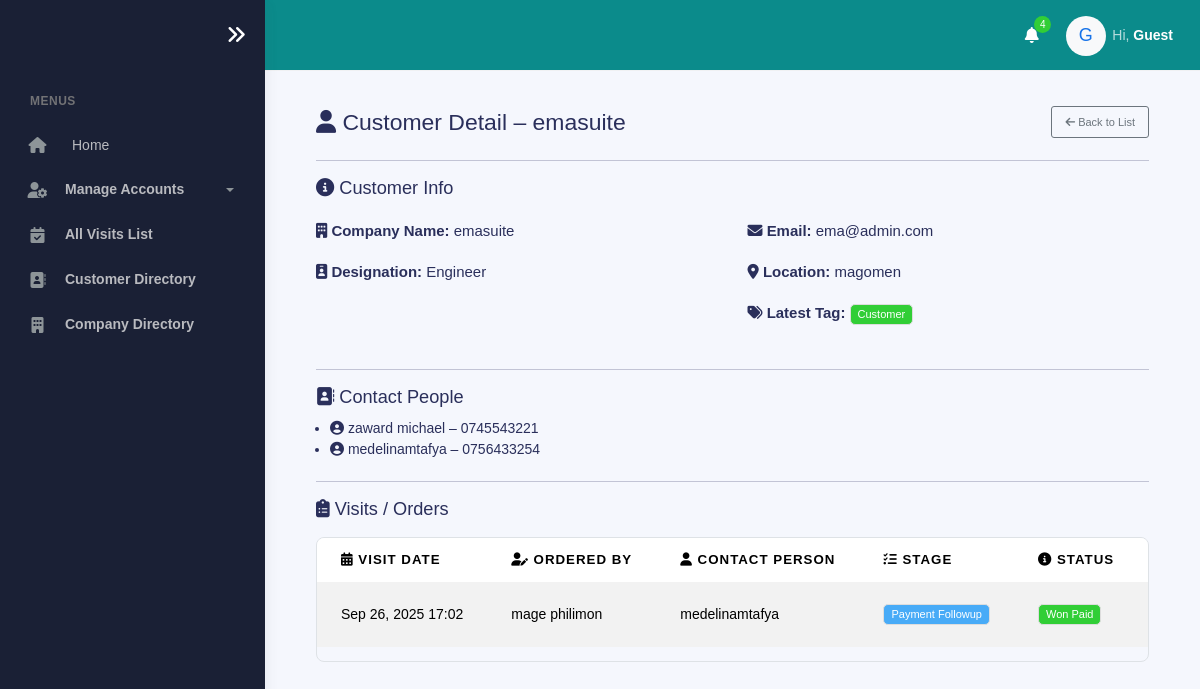
The page /customer/customers-admin/6/view/ on the database its author committed.
### customer/models.py (models this page shows, shortened)
class Customer(models.Model):
    designation = models.CharField(
        max_length=100,
        choices=DESIGNATION_CHOICES  # 🔽 Make dropdown
    )
    company_name = models.CharField(
        max_length=200,
        unique=True  # 🛑 Prevent duplicates
    )
    location = models.CharField(max_length=200)
    email = models.EmailField(unique=True)
    created_at = models.DateTimeField(auto_now_add=True, blank=True, null=True)

class CustomerContact(models.Model):
    customer = models.ForeignKey(Customer, related_name="contacts", on_delete=models.CASCADE)
    contact_name = models.CharField(max_length=150)
    contact_detail = models.CharField(max_length=150)

### visits/models.py (models this page shows, shortened)
class NewVisit(models.Model):
    MEETING_STAGE_CHOICES = [
        ("Prospecting", "Prospecting"),
        ("Qualifying", "Qualifying"),
        ("Proposal or Negotiation", "Proposal or Negotiation"),
        ("Closing", "Closing"),
        ("Payment Followup", "Payment followup"),
    ]
    TAG_CHOICES = [
        ("Prospect", "Prospect"),
        ("Lead", "Lead"),
        ("Customer", "Customer"),
    ]
    STATUS_CHOICES = [
        ("Open", "Open"),
        ("Won Paid", "Won Paid"),
        ("Won Pending Payment", "Won Pending Payment"),
        ("Lost", "Lost"),
    ]
    PAYMENT_CHOICES = [
        ("Yes-Full", "Yes-Full"),
        ("Yes-Partial", "Yes-Partial"),
        ("No", "No"),
    ]
    MEETING_TYPE_CHOICES = [
        ("In Person", "In Person"),
        ("Phone Call", "Phone Call"),
    ]
    company_name = models.ForeignKey(Customer, on_delete=models.CASCADE, related_name="visits", null=True, blank=True)
    contact_person = models.ForeignKey(CustomerContact, on_delete=models.CASCADE, related_name="visits", null=True, blank=True)
    contact_number = models.CharField(max_length=255, blank=True, null=True)
    designation = models.CharField(max_length=255, blank=True, null=True)
    meeting_type = models.CharField(max_length=20, choices=MEETING_TYPE_CHOICES)  # ✅ Meeting type
    latitude = models.DecimalField(max_digits=9, decimal_places=6, null=True, blank=True)
    longitude = models.DecimalField(max_digits=9, decimal_places=6, null=True, blank=True)
    visit_image = models.ImageField(upload_to="visit_images/", null=True, blank=True)
    meeting_stage = models.CharField(max_length=50, choices=MEETING_STAGE_CHOICES, default="Prospecting")
    status = models.CharField(max_length=30, choices=STATUS_CHOICES, default="Open", blank=True, null=True)
    tag = models.CharField(max_length=20, choices=TAG_CHOICES, default="Prospect", null=True, blank=True)
    item_discussed = models.TextField(max_length=255)
    client_budget = models.DecimalField(max_digits=19, decimal_places=2, null=True, blank=True)
    is_order_final = models.BooleanField(null=True, blank=True)
    contract_outcome = models.CharField(max_length=10, choices=[("Won", "Won"), ("Lost", "Lost")], null=True, blank=True)
    contract_amount = models.DecimalField(max_digits=19, decimal_places=2, null=True, blank=True)
    reason_lost = models.TextField(null=True, blank=True)
    is_payment_collected = models.CharField(max_length=20, choices=PAYMENT_CHOICES, null=True, blank=True)
    added_by = models.ForeignKey(settings.AUTH_USER_MODEL, on_delete=models.SET_NULL, null=True, blank=True)
    created_at = models.DateTimeField(auto_now_add=True)
    updated_at = models.DateTimeField(auto_now=True)

class CustomUser(AbstractBaseUser, PermissionsMixin):
    POSITION_CHOICES = [
        ('Head of Sales', 'Head of Sales'),
        ('Facilitator', 'Facilitator'),
        ('Product Brand Manager', 'Product Brand Manager'),
        ('Corporate Manager', 'Corporate Manager'),
        ('Corporate Officer', 'Corporate Officer'),
        ('Zonal Sales Executive', 'Zonal Sales Executive'),
        ('Mobile Sales Officer', 'Mobile Sales Officer'),
        ('Desk Sales Officer', 'Desk Sales Officer'),
        ('Admin', 'Admin'),
    ]
    ZONE_CHOICES = [
        ('Coast Zone', 'Coast Zone'),
        ('Corporate', 'Corporate'),
        ('Central Zone', 'Central Zone'),
        ('Southern Zone', 'Southern Zone'),
        ('Northern Zone', 'Northern Zone'),
        ('Lake Zone', 'Lake Zone'),
    ]
    BRANCH_CHOICES = [
        ('Chanika', 'Chanika'),
        ('Mikocheni', 'Mikocheni'),
        ('Morogoro', 'Morogoro'),
        ('Zanzibar', 'Zanzibar'),
        ('ANDO HQ', 'ANDO HQ'),
        ('Dodoma', 'Dodoma'),
        ('Singida', 'Singida'),
        ('Tabora', 'Tabora'),
        ('Mbeya', 'Mbeya'),
        ('Tunduma', 'Tunduma'),
        ('Arusha', 'Arusha'),
        ('Moshi', 'Moshi'),
        ('Mwanza', 'Mwanza'),
        ('Geita', 'Geita'),
    ]
    COMPANY_CHOICES = [
        ('ANDO', 'ANDO'),
        ('KAM', 'KAM'),
        ('MATE', 'MATE'),
    ]
    company_name = models.CharField(max_length=50, choices=COMPANY_CHOICES, null=True, blank=True)
    email = models.EmailField(unique=True)
    first_name = models.CharField(max_length=50, null=True, blank=True)
    last_name = models.CharField(max_length=50, null=True, blank=True)
    is_active = models.BooleanField(default=True)
    is_staff = models.BooleanField(default=False)
    date_joined = models.DateTimeField(default=timezone.now)
    position = models.CharField(max_length=100, choices=POSITION_CHOICES, null=True, blank=True)
    zone = models.CharField(max_length=100, choices=ZONE_CHOICES, null=True, blank=True)
    branch = models.CharField(max_length=100, choices=BRANCH_CHOICES, null=True, blank=True)
    contact = models.CharField(
        max_length=13,
        null=True,
        blank=True,
        validators=[
            RegexValidator(
                regex=r'^(?:\+255|0)[67][0-9]\d{7}$',
                message="Enter a valid Tanzanian phone number (e.g. +255712345678 or 0712345678)"
            )
        ]
    )
    objects = CustomUserManager()
    USERNAME_FIELD = 'email'
    REQUIRED_FIELDS = []
    def get_full_name(self):
        return f"{self.first_name} {self.last_name}".strip()

### customer/views.py (the view)
# urls.py: path('customers-admin/<int:customer_id>/view/', views.adminview_customer, name='views_customer'),
def adminview_customer(request, customer_id):
    customer = get_object_or_404(Customer, id=customer_id)
    contacts = CustomerContact.objects.filter(customer=customer)
    new_visits = (
        NewVisit.objects.filter(company_name=customer)
        .select_related("added_by", "contact_person")
        .order_by("-created_at")  # latest first
    )
    return render(request, "company/customer_detail.html", {
        "customer": customer,
        "contacts": contacts,
        "visits": new_visits,   # changed to just visits
    })

### templates/company/customer_detail.html (shortened to what this page needs)
{% extends "company/base.html" %}
{% load humanize %}
{% block content %}
  {% include "company/sidebar.html" %}
  <div class="main-panel">
    <div class="main-header">
      {% include "company/nav.html" %}
    </div>
    <div class="container-fluid mt-4 mb-5 px-3 px-md-4">
      <div class="page-inner pt-5">
        <div class="d-flex flex-column flex-md-row justify-content-between align-items-start align-items-md-center gap-2 mb-4 mt-5">
          <h3 class="mb-0"><i class="fas fa-user"></i> Customer Detail – {{ customer.company_name }}</h3>
          <div class="d-flex gap-2 flex-wrap mt-2 mt-md-0">
            <a href="{% url 'customer_list' %}" class="btn btn-sm btn-outline-secondary">
              <i class="fas fa-arrow-left"></i> Back to List
            </a>
          </div>
        </div>
        <hr>
        <div class="mb-4">
          <h5 class="mb-3"><i class="fas fa-info-circle"></i> Customer Info</h5>
          <div class="row">
            <div class="col-md-6 mb-2">
              <p><strong><i class="fas fa-building"></i> Company Name:</strong> {{ customer.company_name }}</p>
              <p><strong><i class="fas fa-id-badge"></i> Designation:</strong> {{ customer.designation }}</p>
            </div>
            <div class="col-md-6 mb-2">
              <p><strong><i class="fas fa-envelope"></i> Email:</strong> {{ customer.email }}</p>
              <p><strong><i class="fas fa-map-marker-alt"></i> Location:</strong> {{ customer.location }}</p>
              {% with latest_visit=visits.0 %}
                <p><strong><i class="fas fa-tags"></i> Latest Tag:</strong>
                  {% if latest_visit and latest_visit.tag %}
                    <span class="badge
                      {% if latest_visit.tag == 'Prospect' %}bg-warning text-dark
                      {% elif latest_visit.tag == 'Lead' %}bg-primary
                      {% elif latest_visit.tag == 'Customer' %}bg-success
                      {% else %}bg-light text-dark{% endif %}">
                      {{ latest_visit.tag }}
                    </span>
                  {% else %}
                    <span class="text-muted">N/A</span>
                  {% endif %}
                </p>
              {% endwith %}
            </div>
          </div>
        </div>
        <hr>
        <div class="mb-4">
          <h5 class="mb-2"><i class="fas fa-address-book"></i> Contact People</h5>
          {% if contacts %}
            <ul class="mb-0 ps-3">
              {% for contact in contacts %}
                <li><i class="fas fa-user-circle"></i> {{ contact.contact_name }} – {{ contact.contact_detail }}</li>
              {% endfor %}
            </ul>
          {% else %}
            <p class="text-muted"><i class="fas fa-exclamation-circle"></i> No contacts found.</p>
          {% endif %}
        </div>
        <hr>
        <div class="mb-4">
          <h5 class="mb-3"><i class="fas fa-clipboard-list"></i> Visits / Orders</h5>
          <div class="table-responsive">
            <table class="table table-striped">
              <thead>
                <tr>
                  <th><i class="fas fa-calendar-alt"></i> Visit Date</th>
                  <th><i class="fas fa-user-edit"></i> Ordered By</th>
                  <th><i class="fas fa-user"></i> Contact Person</th>
                  <th><i class="fas fa-tasks"></i> Stage</th>
                  <th><i class="fas fa-info-circle"></i> Status</th>
                  <th> Tag</th>
                </tr>
              </thead>
              <tbody>
                {% for visit in visits %}
                  <tr>
                    <td>{{ visit.created_at|date:"M d, Y H:i" }}</td>
                    <td>{{ visit.added_by.get_full_name }}</td>
                    <td>{{ visit.contact_person.contact_name }}</td>
                    <td>
                      {% if visit.meeting_stage %}
                        <span class="badge bg-info text-white">{{ visit.meeting_stage }}</span>
                      {% else %}
                        <span class="text-muted">N/A</span>
                      {% endif %}
                    </td>
                    <td>
                      {% if visit.status %}
                        <span class="badge
                          {% if visit.status == 'Open' %}bg-secondary
                          {% elif visit.status == 'Won Paid' %}bg-success
                          {% elif visit.status == 'Won Pending Payment' %}bg-warning
                          {% elif visit.status == 'Lost' %}bg-danger
                          {% else %}bg-light text-dark{% endif %}">
                          {{ visit.status }}
                        </span>
                      {% else %}
                        <span class="text-muted">N/A</span>
                      {% endif %}
                    </td>
                    <td>
                    </td>
                  </tr>
                {% empty %}
                  <tr>
                    <td colspan="7" class="text-muted text-center">
                      <i class="fas fa-info-circle"></i> No visits found.
                    </td>
                  </tr>
                {% endfor %}
              </tbody>
            </table>
          </div>
        </div>
      </div>
    </div>
  </div>
  <link href="https://cdnjs.cloudflare.com/ajax/libs/font-awesome/6.5.0/css/all.min.css" rel="stylesheet">
{% endblock %}

### templates/company/customer_detail.html (style rules this page uses)
.table th, .table td { white-space: nowrap; vertical-align: middle; }
.table-responsive { border: 1px solid #dee2e6; border-radius: 8px; }

### rows shown on the page
Customer: company_name "emasuite", designation "Engineer", email "ema@admin.com", location "magomen"
NewVisit: tag "Customer", created_at "Sep 26, 2025 17:02", added_by.get_full_name "mage philimon", contact_person.contact_name "medelinamtafya", meeting_stage "Payment Followup", status "Won Paid"
CustomerContact: contact_name "zaward michael", contact_detail "0745543221"
CustomerContact: contact_name "medelinamtafya", contact_detail "0756433254"
